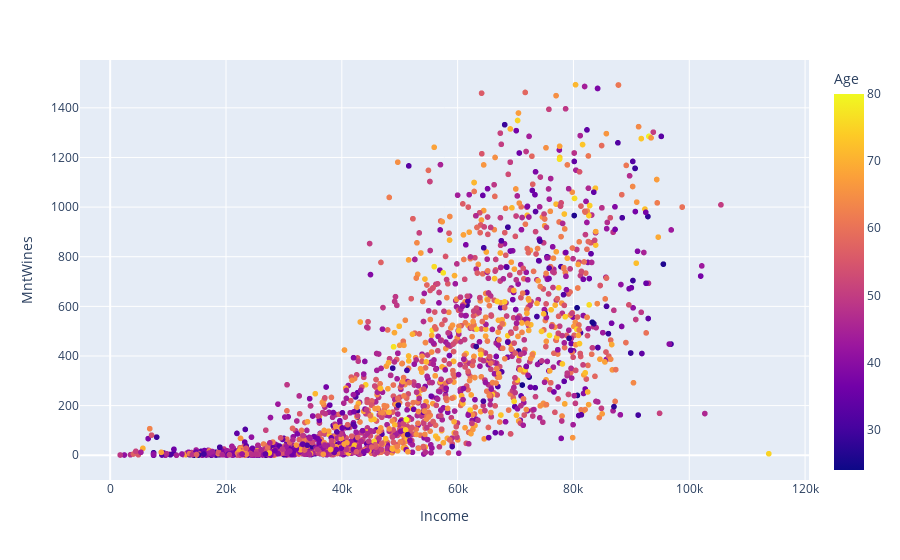

Write notebook code for a chart like this one.
### Markdown cell above
**Purchases assumed as luxury**

### Code cell
fig = px.scatter(df,y="MntWines",x="Income",color="Age")
fig.show()

### Figure 1 — Plotly figure (JSON) as saved in the notebook; plotly's stock layout.template omitted (floating-point values rounded to 4 significant figures; data arrays with more than 128 entries replaced by an {"elided": "..."} marker saying what was removed)
{"data": [{"hovertemplate": "Income=%{x}<br>MntWines=%{y}<br>Age=%{marker.color}<extra></extra>", "legendgroup": "", "marker": {"color": {"elided": "2205 int values"}, "coloraxis": "coloraxis", "symbol": "circle"}, "mode": "markers", "name": "", "showlegend": false, "type": "scattergl", "x": {"elided": "2205 int values"}, "xaxis": "x", "y": {"elided": "2205 int values"}, "yaxis": "y"}], "layout": {"coloraxis": {"colorbar": {"title": {"text": "Age"}}, "colorscale": [[0, "#0d0887"], [0.1111, "#46039f"], [0.2222, "#7201a8"], [0.3333, "#9c179e"], [0.4444, "#bd3786"], [0.5556, "#d8576b"], [0.6667, "#ed7953"], [0.7778, "#fb9f3a"], [0.8889, "#fdca26"], [1, "#f0f921"]]}, "legend": {"tracegroupgap": 0}, "margin": {"t": 60}, "xaxis": {"anchor": "y", "domain": [0, 1], "title": {"text": "Income"}}, "yaxis": {"anchor": "x", "domain": [0, 1], "title": {"text": "MntWines"}}}}
